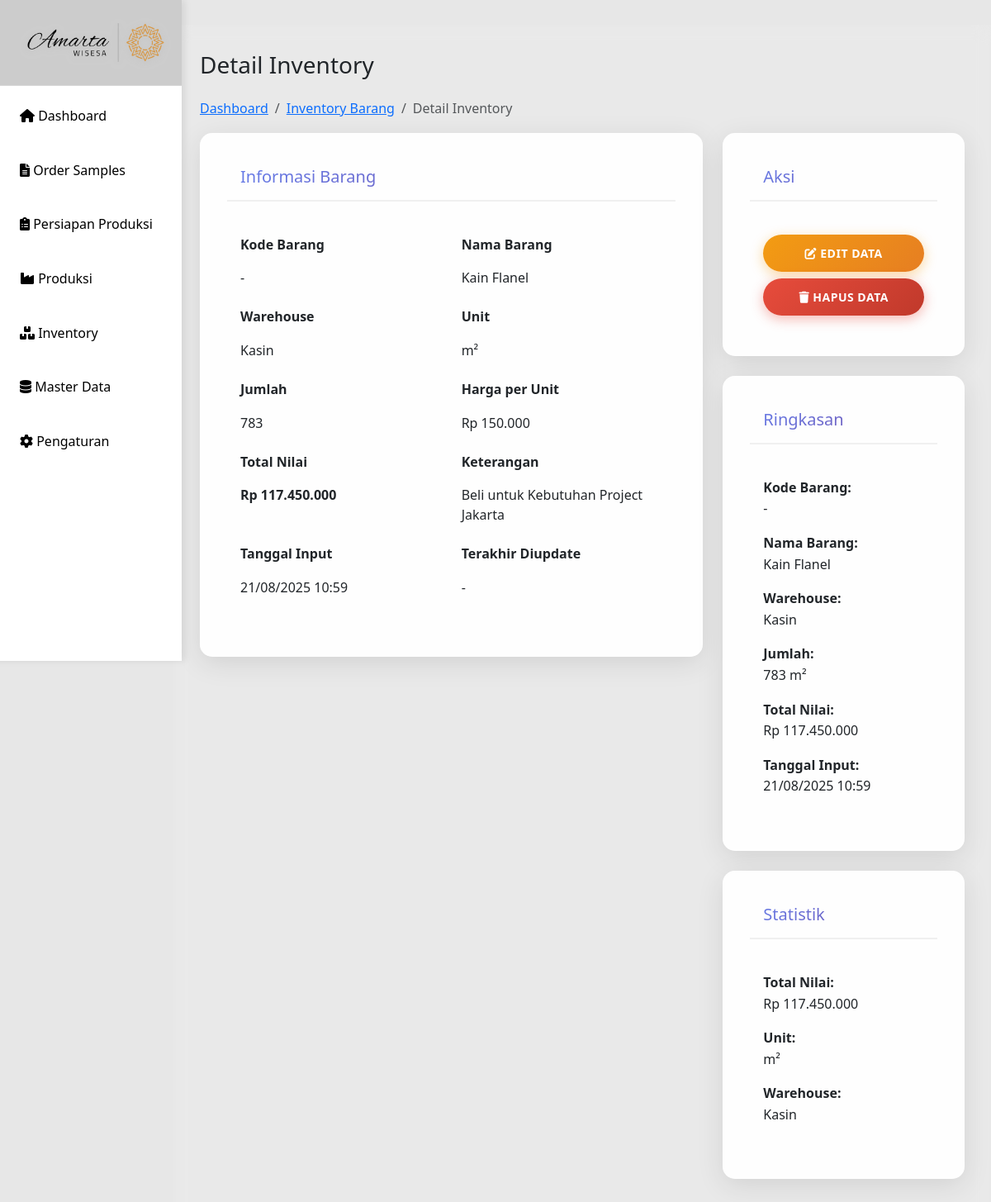
The app's page /detail-inventory.php?id=8, older data.
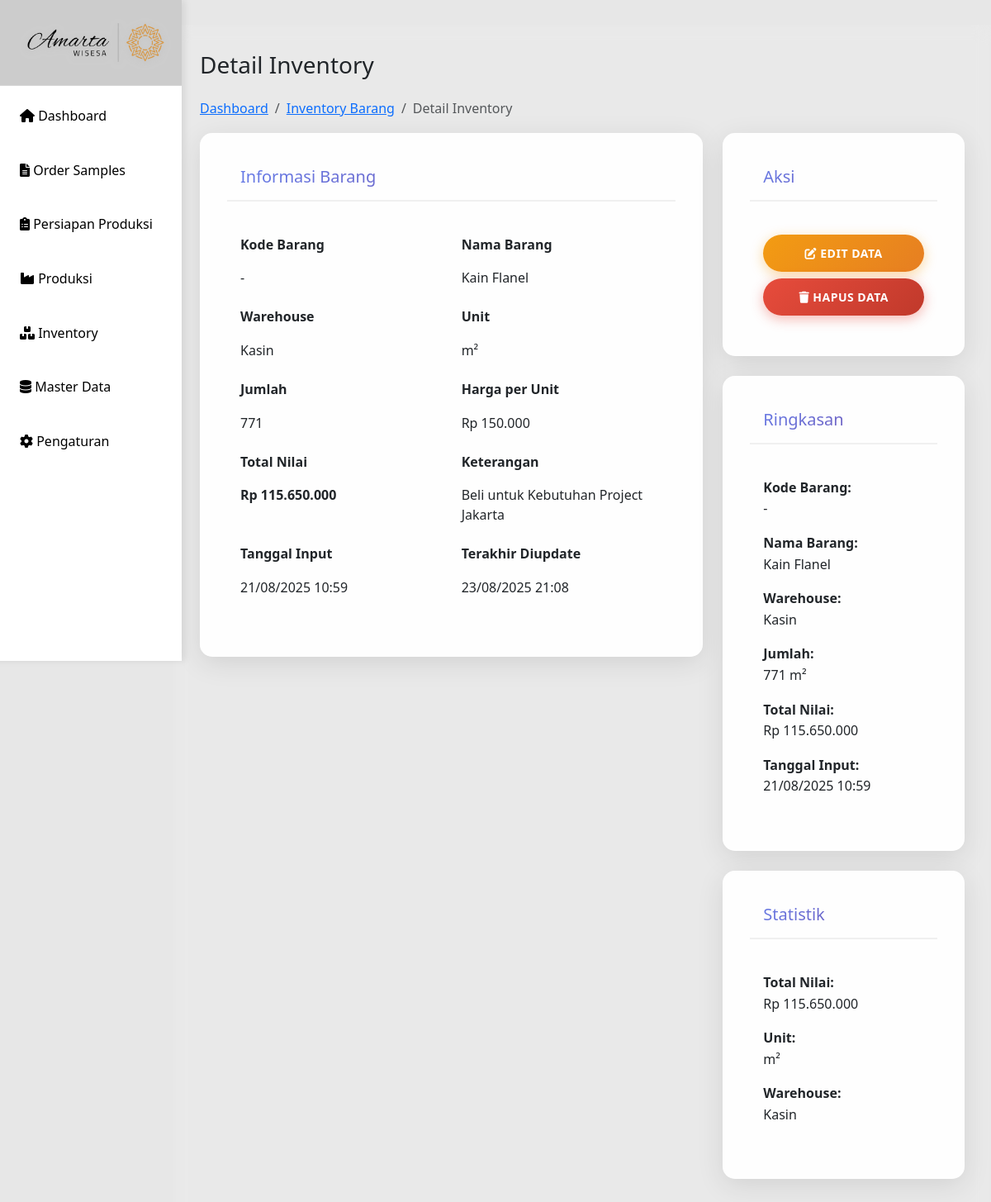
The same page, newer data.
### tables this page shows
CREATE TABLE `inventory` (
  `id` int(11) NOT NULL,
  `kode_barang` varchar(50) DEFAULT NULL,
  `nama_barang` varchar(255) NOT NULL,
  `warehouse` varchar(100) NOT NULL,
  `unit` varchar(50) NOT NULL,
  `jumlah` int(11) NOT NULL DEFAULT 0,
  `harga_per_unit` decimal(15,2) NOT NULL DEFAULT 0.00,
  `keterangan` text DEFAULT NULL,
  `created_at` datetime NOT NULL DEFAULT current_timestamp(),
  `updated_at` datetime DEFAULT NULL ON UPDATE current_timestamp(),
  `id_kategori` int(11) DEFAULT NULL
);

### detail-inventory.php (the view, shortened to what the changed rows need)
<?php
include 'includes/header.php';
include 'config/db.php';
$id = $_GET['id'];
$sql = "SELECT * FROM inventory WHERE id = ?";
$stmt = mysqli_prepare($conn, $sql);
mysqli_stmt_bind_param($stmt, "i", $id);
mysqli_stmt_execute($stmt);
$result = mysqli_stmt_get_result($stmt);
$inventory = mysqli_fetch_assoc($result);
?>
<div class="main-content">
    <div class="row">
        <div class="col-12">
            <h1 class="h3 mb-4">Detail Inventory</h1>
            <div class="row">
                <div class="col-md-8">
                    <div class="card">
                        <div class="card-body">
                            <div class="row">
                                <div class="col-md-6">
                                    <div class="mb-3">
                                        <label class="form-label"><strong>Kode Barang</strong></label>
                                        <p class="form-control-plaintext"><?= htmlspecialchars($inventory['kode_barang'] ?? '-'); ?></p>
                                    </div>
                                </div>
                                <div class="col-md-6">
                                    <div class="mb-3">
                                        <label class="form-label"><strong>Nama Barang</strong></label>
                                        <p class="form-control-plaintext"><?= htmlspecialchars($inventory['nama_barang']); ?></p>
                                    </div>
                                </div>
                            </div>
                            <div class="row">
                                <div class="col-md-6">
                                    <div class="mb-3">
                                        <label class="form-label"><strong>Warehouse</strong></label>
                                        <p class="form-control-plaintext"><?= htmlspecialchars($inventory['warehouse']); ?></p>
                                    </div>
                                </div>
                                <div class="col-md-6">
                                <div class="mb-3">
                                        <label class="form-label"><strong>Unit</strong></label>
                                        <p class="form-control-plaintext"><?= htmlspecialchars($inventory['unit']); ?></p>
                                    </div>
                                </div>
                            </div>
                            <div class="row">
                                <div class="col-md-6">
                                    <div class="mb-3">
                                        <label class="form-label"><strong>Jumlah</strong></label>
                                        <p class="form-control-plaintext"><?= number_format($inventory['jumlah']); ?></p>
                                    </div>
                                </div>
                                <div class="col-md-6">
                                    <div class="mb-3">
                                        <label class="form-label"><strong>Harga per Unit</strong></label>
                                        <p class="form-control-plaintext">Rp <?= number_format($inventory['harga_per_unit'], 0, ',', '.'); ?></p>
                                    </div>
                                </div>
                            </div>
                            <div class="row">
                                <div class="col-md-6">
                                    <div class="mb-3">
                                        <p class="form-control-plaintext"><strong>Rp <?= number_format($inventory['jumlah'] * $inventory['harga_per_unit'], 0, ',', '.'); ?></strong></p>
                                    </div>
                                </div>
                                <div class="col-md-6">
                                    <div class="mb-3">
                                        <label class="form-label"><strong>Keterangan</strong></label>
                                        <p class="form-control-plaintext"><?= htmlspecialchars($inventory['keterangan'] ?? '-'); ?></p>
                                    </div>
                                </div>
                            </div>
                            <div class="row">
                                <div class="col-md-6">
                                    <div class="mb-3">
                                        <label class="form-label"><strong>Tanggal Input</strong></label>
                                        <p class="form-control-plaintext"><?= date('d/m/Y H:i', strtotime($inventory['created_at'])); ?></p>
                                    </div>
                                </div>
                                <div class="col-md-6">
                                    <div class="mb-3">
                                        <label class="form-label"><strong>Terakhir Diupdate</strong></label>
                                        <p class="form-control-plaintext"><?= $inventory['updated_at'] ? date('d/m/Y H:i', strtotime($inventory['updated_at'])) : '-'; ?></p>
                                    </div>
                                </div>
                            </div>
                        </div>
                    </div>
                </div>
                <div class="col-md-4">
                    <div class="card mt-3">
                        <div class="card-body">
                            <p><strong>Kode Barang:</strong><br>
                            <?= htmlspecialchars($inventory['kode_barang'] ?? '-'); ?></p>
                            <p><strong>Nama Barang:</strong><br>
                            <?= htmlspecialchars($inventory['nama_barang']); ?></p>
                            <p><strong>Warehouse:</strong><br>
                            <?= htmlspecialchars($inventory['warehouse']); ?></p>
                            <p><strong>Jumlah:</strong><br>
                            <?= number_format($inventory['jumlah']); ?> <?= htmlspecialchars($inventory['unit']); ?></p>
                            <p><strong>Total Nilai:</strong><br>
                            Rp <?= number_format($inventory['jumlah'] * $inventory['harga_per_unit'], 0, ',', '.'); ?></p>
                            <p><strong>Tanggal Input:</strong><br>
                            <?= date('d/m/Y H:i', strtotime($inventory['created_at'])); ?></p>
                        </div>
                    </div>
                    <div class="card mt-3">
                        <div class="card-body">
                            <p><strong>Total Nilai:</strong><br>
                            Rp <?= number_format($inventory['jumlah'] * $inventory['harga_per_unit'], 0, ',', '.'); ?></p>
                            <p><strong>Unit:</strong><br>
                            <?= htmlspecialchars($inventory['unit']); ?></p>
                            <p><strong>Warehouse:</strong><br>
                            <?= htmlspecialchars($inventory['warehouse']); ?></p>
                        </div>
                    </div>
                </div>
            </div>
        </div>
    </div>
</div>
<?php
include 'includes/footer.php';
?>

Row changes from the older to the newer data that the page shows:
changed inventory "Kain Flanel": jumlah "783" → "771"; $inventory['jumlah'] * $inventory['harga_per_unit'] "117.450.000" → "115.650.000"; updated_at (not shown) → "23/08/2025 21:08"
